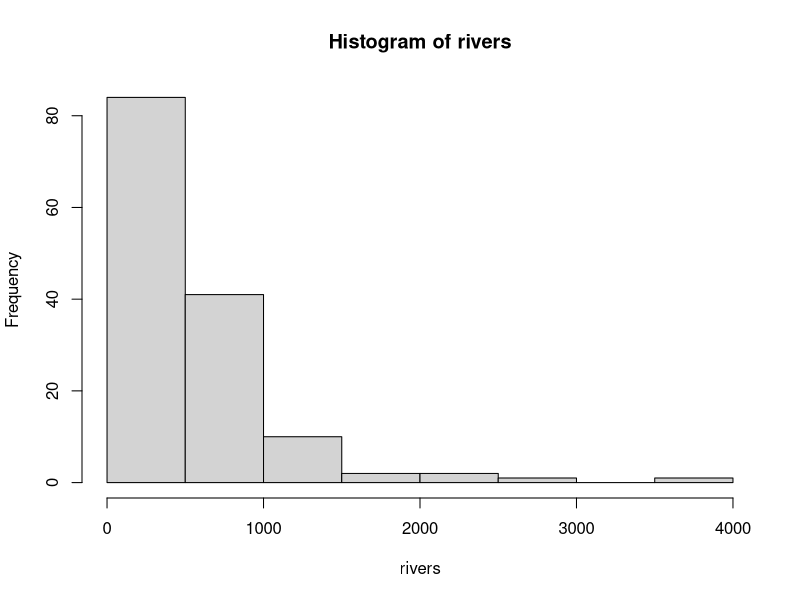
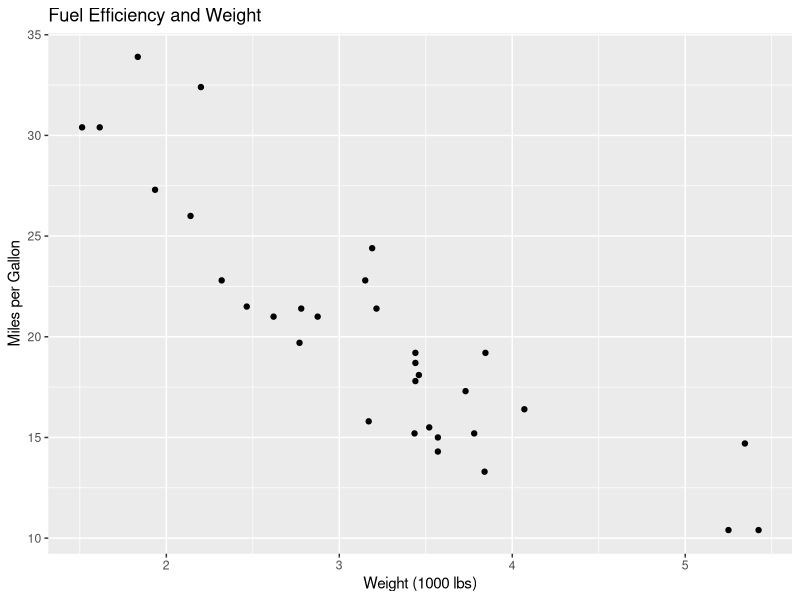

The R script that drew these images, in order:
#--------------------------------------
# R Bootcamp Script
# August 31, 2024
# 1 - 4 PM
#--------------------------------------

# We'll start with base R then move to the tidyverse packages to introduce you 
# some of the more modern tools.

#--------------------------------------
# Using R as a calculator
#--------------------------------------

# - All the usual arithmetic operators are available: +, -, *, /, ^ (raise to a power).
# - Group operations with parentheses: (2 + 2) * 3 is not the same as 2 + 2 * 3.
# = Order of operations applies.

2 + 2

(10 - 3) / 1.5 # different from 10 - 3 / 1.5!

## Practice
# 1. Calculate the result of 189 divided by 3
# 2. Calculate 189 divided by (3 minus 17)
# 3. Experiment with the arrow keys in the console. What do they do?

#--------------------------------------
# Objects
#--------------------------------------

# - Assign values to alphabetic objects with <-, known as the assignment operator.
# - To assign the value of 4 to x, type x <- 4.
# - The object can be used in later calculations.
# - Notice that x is now listed in the Environment pane. It is "in memory" and 
#   available for use.

x <- 4
x * 3

## Practice
# 1. Define two objects, 'a' and 'b', to be 5 and 10, respectively
# 2. Calculate a + b
# 3. Calculate a^2 + b^2
# 4. Try to assign the value 10 to 3 (i.e., 3 <- 10). What happens and why?

#--------------------------------------
# Vectors
#--------------------------------------

# - A vector is a basic data structure in R consisting of any collection of 
#   similar items, observations or measurements.
# - Examples: the letters in the alphabet, salaries of bank managers, heights of 
#   students in a class, whole numbers between 1 and 100, the names of trees.

rivers  # Built-in dataset of North American river lengths

rivers * 2 # Notice that the calculation is done element-wise

## Practice
# 1. Convert the 'rivers' vector from miles to kilometers (1 mile = 1.60934 km)
# 2. Save the result of this conversion to a new object called 'rivers_km'
# 3. Create a histogram of the 'rivers' data using the hist() function

#--------------------------------------
# Functions
#--------------------------------------

# - The various commands we've been using are functions: +, *, <-, etc.
# - Functions take arguments as inputs and output a result.
# - For example, + is a function. It takes two arguments: the numbers to be added. 
#   You can think of it as +(a, b).
# - Functions for calculating summary statistics include mean() and median()
# - Let's visualize the distribution of river lengths with a histogram using the 
#   hist() function.


hist(rivers)

## Practice
# 1. Calculate the mean of the 'rivers' vector
# 2. Calculate the median of the 'rivers' vector
# 3. Find the sum of all river lengths (guess the name of the function)

#--------------------------------------
# Subsetting a Vector
#--------------------------------------

# - Extract a subset of a vector using square brackets, [ ].
# - The numbers in the brackets indicate the index positions of the elements to 
#   be extracted.
# - Index position is the location of an element in a vector. For example, the 
#   first element is at index position 1.

## Practice
# 1. Extract the first element of the 'rivers' vector
# 2. What is the length of the 10th river in the vector?

#--------------------------------------
# Data Types
#--------------------------------------

# R has several basic data types. The most common are:
# - numeric (real numbers)
# - integer (whole numbers)
# - character (text or string data)
# - logical (TRUE or FALSE). Very important in R!

#--------------------------------------
# Logical Vectors
#--------------------------------------

# A logical vector consists of TRUE and FALSE values, which are produced by logical operators:
# - >: greater than
# - <: less than
# - ==: equal to (or identical to)
# - !=: not equal to
# - >=: greater than or equal to
# - <=: less than or equal to
# - !x: not x
# - x | y: OR 
# - x & y: AND

rivers > 1000
sum(rivers > 1000)

## Practice
# 1. How many rivers are longer than 2000 miles?
# 2. How many rivers are shorter than 500 or longer than 1000 miles?
# 3. How many rivers are between 500 and 1000 miles long?
# 4. Create a vector containing only the rivers between 500 and 1000 miles long

#--------------------------------------
# Data Frames 
#--------------------------------------

# - Data frames are the most common data structure in R.
# - They are two-dimensional, consisting of rows and columns, just like a spreadsheet:
#   - The columns are vectors of the same length. Each one has the same data type.
#   - The rows are observations and can contain different data types.

# Example data frame: mtcars

mtcars

#--------------------------------------
# Subsetting Data Frames
#--------------------------------------

# - To subset a data frame, use square brackets [ ] with a comma to separate the rows from the columns: data[rows, columns].
# - To select all rows, leave the row position blank: data[, columns].
# - To select all columns, leave the column position blank: data[rows, ].

mtcars[1, 1]

## Practice
# 1. Select just the first row of mtcars
# 2. Select just the first column (mpg) of mtcars
# 3. Create a histogram of the 'mpg' column
# 4. Select the first 5 rows and the first 3 columns of mtcars

#--------------------------------------
# Installing and Loading Packages 
#--------------------------------------

# 1. Top menu: Tools > Install Packages...
# 2. In the dialog box type 'tidyverse' in the Packages field.
# 3. Click Install.
# 4. To load the package type library(tidyverse) in the console. (You must do 
#    this in every new R session.)

library(tidyverse)

#--------------------------------------
# Data Wrangling with dplyr 
#--------------------------------------

# dplyr is pronounced "dee-ply-er". This package consists of a set of tools--pliers--- 
# for manipulating data frames.

# 4 main verbs:
# - filter(): subsets rows
# - select(): subsets columns
# - mutate(): creates new columns
# - summarize(): summarizes a column

# Additionally, pipes are an important paradigm in modern R programming.
# A pipe looks like this:  |>
# Pipes organize functions sequentially onto different lines for readability.

# filter() and select()
mtcars |>
     filter(cyl == 6) |>
     select(mpg)

## Practice
# 1. Use filter() and select() to find the horsepower (hp) of cars with 4 cylinders

# mutate() and summarize()
mtcars |>
     mutate(mpg_per_cyl = mpg / cyl) |> 
     summarize(mean_mpg_per_cyl = mean(mpg_per_cyl))

## Practice
# 1. Create a new column called 'kpl' (kilometers per liter) by converting 'mpg' 
#    to metric (1 mpg = 0.425144 kpl)
# 2. Calculate the average 'kpl' for each number of cylinders (hint: use group_by())

#--------------------------------------
# group_by
#--------------------------------------

# group_by() groups a data frame into smaller subsets for use with a summary statistic
# to create conditional statistics 

mtcars |>
     group_by(cyl) |>
     summarize(mean_mpg = mean(mpg))

## Practice
# 1. What is average weight by gear?
# 2. What is average and median wt and mpg by cylinder?

#--------------------------------------
# Visualizing Data with ggplot2 
#--------------------------------------

# Relationship between car weight and fuel efficiency
ggplot(data = mtcars,
       aes(x = wt, y = mpg)) +
     geom_point() +
     labs(title = "Fuel Efficiency and Weight",
          x = "Weight (1000 lbs)",
          y = "Miles per Gallon")

## Practice
# 1. Create a scatter plot showing the relationship between horsepower (hp) and 
#    quarter-mile time (qsec)
# 2. Add appropriate labels and a title to your plot
# 3. Color the points based on the number of cylinders (cyl)